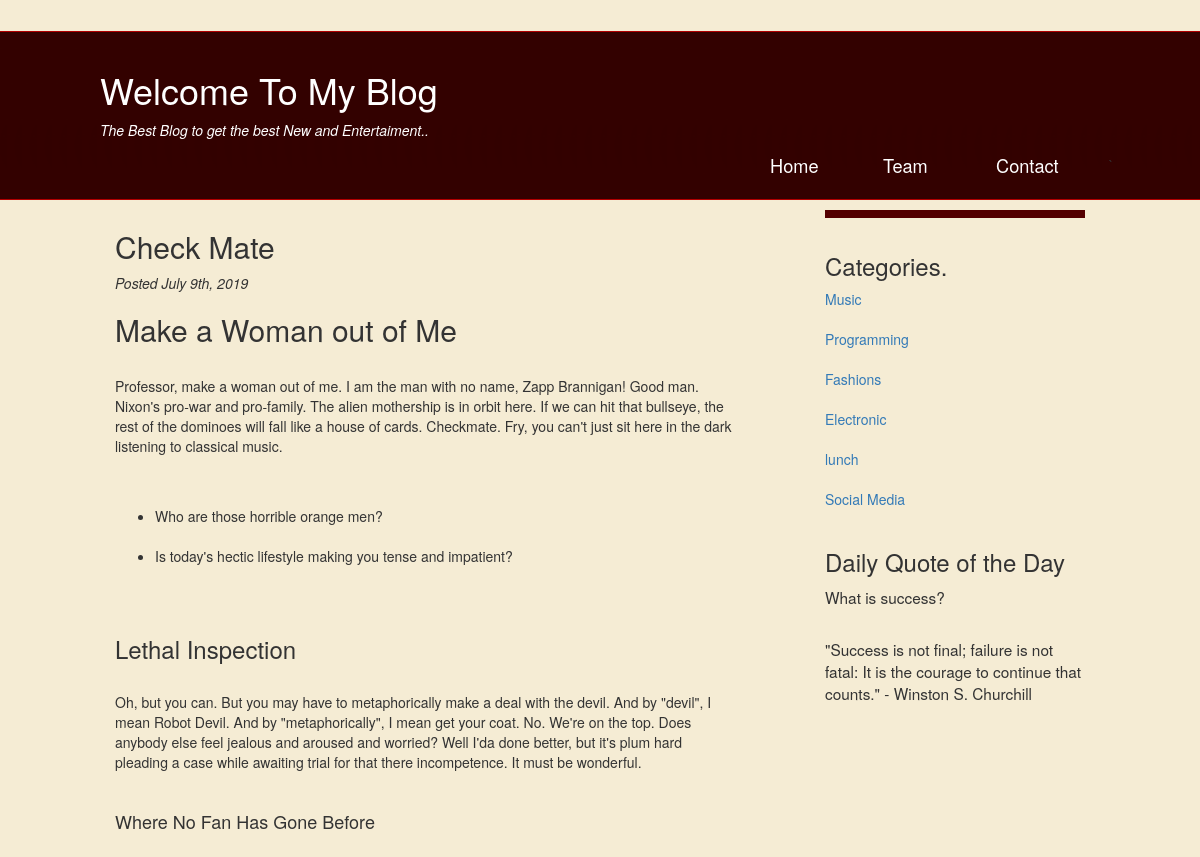
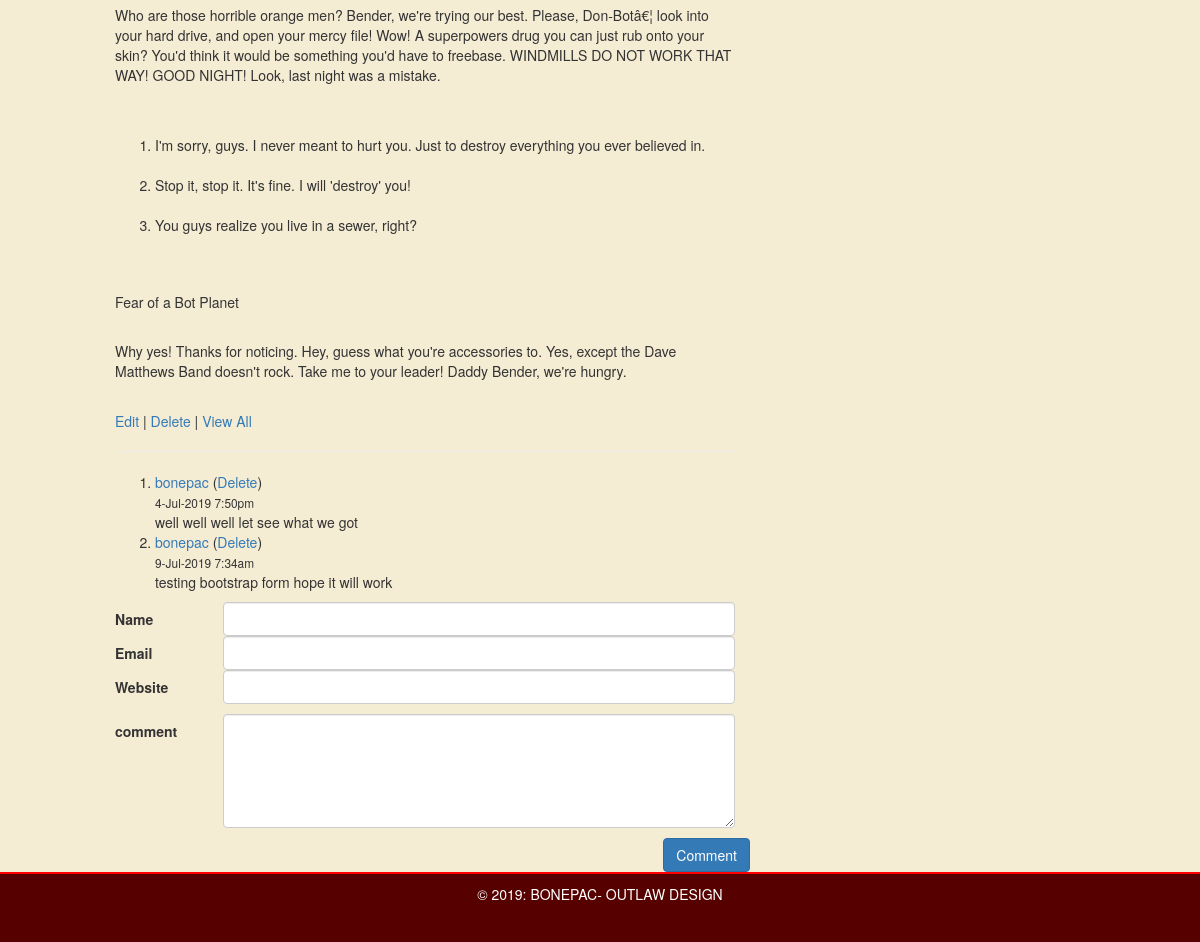
/admin/post_view.php?id=1, run on the app's committed database (2 pictures, top to bottom).
### tables this page shows
CREATE TABLE `posts` (
  `id` int(11) NOT NULL,
  `cat_id` int(11) NOT NULL,
  `title` varchar(255) NOT NULL,
  `body` text NOT NULL,
  `num_comments` int(11) NOT NULL DEFAULT '0',
  `date` int(11) NOT NULL
);

CREATE TABLE `comments` (
  `id` int(11) NOT NULL,
  `post_id` int(11) NOT NULL,
  `name` varchar(255) NOT NULL,
  `email` varchar(255) NOT NULL,
  `website` varchar(255) DEFAULT NULL,
  `content` text NOT NULL,
  `date` int(11) NOT NULL
);

CREATE TABLE `category` (
  `id` int(11) NOT NULL,
  `name` varchar(244) NOT NULL
);

### admin/mysql.php (called while the page is built, shortened)
<?php
function mysql_safe_string($value) {
	$value = trim($value);
	if(empty($value))
			return 'NULL';
	elseif(is_numeric($value))
		return $value;
	else
		return "'".@mysql_real_escape_string($value)."'";
}
function mysql_safe_query($query) {
	$args = array_slice(func_get_args(),1);
	$args = array_map('mysql_safe_string',$args);
	return @mysql_query(vsprintf($query,$args));
}

### admin/post_view.php (the view, shortened to what this page needs)
<?php
include 'mysql.php';
include('includes/header.php');
$result = mysql_safe_query('SELECT * FROM posts WHERE id=%s LIMIT 1', $_GET['id']);
?>
 <div class="container" id="page-wrap">
   <div id="main-content">
   		<div id="left-col" style="padding-right: 90px;">
   			<article class="entry">
			<?php
$row = @mysql_fetch_assoc($result);
echo '<h2>'.$row['title'].'</h2>';
echo '<em>Posted '.date('F j<\s\up>S</\s\up>, Y', $row['date']).'</em><br/>';
echo nl2br($row['body']).'<br/>';
echo '<a href="post_edit.php?id='.$_GET['id'].'">Edit</a> | <a href="post_delete.php?id='.$_GET['id'].'">Delete</a> | <a href="home.php">View All</a>';
echo '<hr/>';
$result = mysql_safe_query('SELECT * FROM comments WHERE post_id=%s ORDER BY date ASC', $_GET['id']);
echo '<ol id="comments">';
while($row = @mysql_fetch_assoc($result)) {
	echo '<li id="post-'.$row['id'].'">';
	echo (empty($row['website'])?'<strong>'.$row['name'].'</strong>':'<a href="'.$row['website'].'" target="_blank">'.$row['name'].'</a>');
	echo ' (<a href="comment_delete.php?id='.$row['id'].'&post='.$_GET['id'].'">Delete</a>)<br/>';
	echo '<small>'.date('j-M-Y g:ia', $row['date']).'</small><br/>';
	echo nl2br($row['content']);
	echo '</li>';
}
echo '</ol>';
echo <<<HTML
<form method="post" action="comment_add.php?id={$_GET['id']}">
	<div class="row">
		<div class="col-lg-2">
			<label class="control-label" for="name" style="position:relative; top:7px;">Name</label>
		</div>
	<div class="col-lg-10">
		<input type="text" class="form-control" name="name" value="{$_COOKIE['name']}">
	</div>
	</div>
	<div class="row">
		<div class="col-lg-2">
			<label class="control-label" for="email" style="position:relative; top:7px;">Email</label>
		</div>
	<div class="col-lg-10">
		<input type="text" class="form-control" name="email" value="{$_COOKIE['email']}" >
	</div>
	</div>
	<div class="row">
		<div class="col-lg-2">
			<label class="control-label" for="website" style="position:relative; top:7px;">Website</label>
		</div>
	<div class="col-lg-10">
		<input type="text" class="form-control" name="website" value="{$_COOKIE['website']}">
	</div>
	</div>
	<div style="height:10px;"></div>
		<div class="row">
			<div class="col-lg-2">
				<label class="control-label" for="content" style="position:relative; top:7px;">comment</label>
			</div>
	<div class="col-lg-10">
		<textarea rows="5" cols="10" name="content" class="form-control"></textarea>
	</div>
	</div>
	<div style="height:10px;"></div>
	<div class="row">
		<button type="submit" name="submit" class="btn btn-primary pull-right">Comment</button>
		</div>
	</form>
<!--<form >
	<table>
		<tr>
			<td><label for="name">Name:</label></td>
			<td><input name="name" id="name" value="{$_COOKIE['name']}"/></td>
		</tr>
		<tr>
			<td><label for="email">Email:</label></td>
			<td><input name="email" id="email" value="{$_COOKIE['email']}"/></td>
		</tr>
		<tr>
			<td><label for="website">Website:</label></td>
			<td><input name="website" id="website" value="{$_COOKIE['website']}"/></td>
		</tr>
		<tr>
			<td><label for="content">Comments:</label></td>
			<td><textarea name="content" id="content"></textarea></td>
		</tr>
		<tr>
			<td></td>
			<td><input type="submit" value="Post Comment"/></td>
		</tr>
	</table>
</form>-->
HTML;
?>
			</article>
   		</div>
   		<div id="right-col">
		   			<div >
		   				<h3>Categories.</h3>
		   				<?php
							$cat = mysql_safe_query('SELECT * FROM  category');
							while ($row = @mysql_fetch_assoc($cat)) {
								echo '<a href="category.php?id='.$row["id"].'">'. $row["name"] .'</a><br/><br/>';
							}
							?>
					</div>
						<div>
							<h3>Daily Quote of the Day</h3>
		   				<p>What is success?</p><br/>
						<p>"Success is not final; failure is not fatal: It is the courage to continue that counts." - Winston S. Churchill</p>
		   			</div>
   			</div>
   		</div>
   		</div>
   	<?php include('../includes/footer.php');?>
</body>
</html>

### css/layout.css (style rules this page uses)
div#page-wrap { width:1000px; margin: 0 auto; }
div#main-content { padding-bottom: 50px; }
div#main-content div#left-col { float: left; width:710px; }
div#main-content div#right-col { float: right; width: 260px; border-top: 8px solid #540000; padding-top: 15px; }
div#main-content div#right-col p { font-size: 1.1em; }
body { background-color: #f5ecd4; }

### data on the page
posts: title "Check Mate", date "July 9 th , 2019", body "Make a Woman out of Me Professor, make a woman out of me. I am the man with no name, Zapp Brannigan! Good man. Nixon's pro-war and pro-family. The alien mothership is in orbit here. If we can hit that bullseye, the rest of the dominoes will fall like a house of cards. Checkmate. Fry, you can't just sit here in the dark listening to classical music. Who are those horrible orange men? Is today's hectic lifestyle making you tense and impatient? Lethal Inspection Oh, but you can. But you may have to metaphorically make a deal with the devil. And by \"devil\", I mean Robot Devil. And by \"metaphorically\", I mean get your coat. No. We're on the top. Does anybody else feel jealous and aroused and…"
comments: name "bonepac", date "4-Jul-2019 7:50pm", content "well well well let see what we got"
comments: name "bonepac", date "9-Jul-2019 7:34am", content "testing bootstrap form hope it will work"
category: name "Music"
category: name "Programming"
category: name "Fashions"
category: name "Electronic"
category: name "lunch"
category: name "Social Media"
